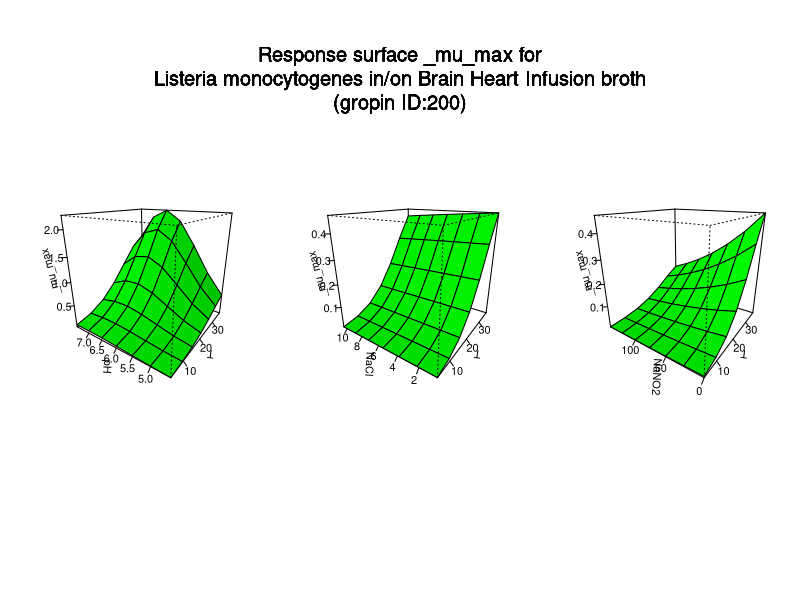

The R script that drew this image:
#############################
# start of Parameter script
#############################
T <- seq(4.004,36.963036963037,length.out=7)
pH <- seq(4.5045,7.49250749250749,length.out=7)
NaCl <- seq(0.5005,10.4895104895105,length.out=7)
NaNO2 <- seq(0,149.85014985015,length.out=7)
#############################
# end of Parameter script
#############################
############################# 
# start of Model script Gropin ID 200 
#############################
 
# constant coefficients for this model
 
variables <- data.frame(T,pH,NaCl,NaNO2)
argumentsPar <- unique.data.frame(expand.grid(variables))
 
# heart of the model
response_surface <- function(T,pH,NaCl,NaNO2) {
   mumax <-log(2)/exp(21.4583-0.268*T+0.0128*NaCl-5.2966*pH+0.0202*NaNO2-0.00000794*T*NaCl+0.00757*T*pH-0.00000051*T*NaNO2-0.00137*NaCl*pH+0.00000528*NaCl*NaNO2-0.00278*pH*NaNO2+0.00267*(T^2)+0.000122*(NaCl^2)+0.3842*(pH^2)-0.00000059*(NaNO2^2))

	return(mumax=mumax)
} 

# output parameters
responseSurface <- cbind(argumentsPar,response_surface(argumentsPar['T'],argumentsPar['pH'],argumentsPar['NaCl'],argumentsPar['NaNO2']))
colnames(responseSurface) <- c(colnames(argumentsPar),'mumax')
#############################
# End of Model script
#############################
############################# 
# start of Visualisation script Gropin ID 200 
#############################
titleText <-'Response surface _mu_max for
Listeria monocytogenes in/on Brain Heart Infusion broth
(gropin ID:200)'
argPar1 <- unique.data.frame(expand.grid(T,pH))
argPar2 <- unique.data.frame(expand.grid(T,NaCl))
argPar3 <- unique.data.frame(expand.grid(T,NaNO2))
z1 <- matrix(unlist(response_surface(T = argPar1[1],pH = argPar1[2],NaCl = NaCl[1],NaNO2 = NaNO2[1])),nrow=7)
z2 <- matrix(unlist(response_surface(T = argPar2[1],NaCl = argPar2[2],pH = pH[1],NaNO2 = NaNO2[1])),nrow=7)
z3 <- matrix(unlist(response_surface(T = argPar3[1],NaNO2 = argPar3[2],pH = pH[1],NaCl = NaCl[1])),nrow=7)
# adding precaution if response surface is zero
myZLim1 <- range(z1)
if(myZLim1[1] == myZLim1[2]) myZLim1[2] <- myZLim1[2]+1
myZLim2 <- range(z2)
if(myZLim2[1] == myZLim2[2]) myZLim2[2] <- myZLim2[2]+1
myZLim3 <- range(z3)
if(myZLim3[1] == myZLim3[2]) myZLim3[2] <- myZLim3[2]+1
if(length(T)>1 & length(pH)>1 & length(NaCl)>1 & length(NaNO2)>1) {
	par(mfrow = c(1,3))
	persp(T,pH,z1,col = 'green',xlab='T',ylab='pH',zlab='_mu_max',zlim=myZLim1,theta=305,phi=20,shade=0.25,ticktype = 'detailed')
	persp(T,NaCl,z2,col = 'green',xlab='T',ylab='NaCl',zlab='_mu_max',zlim=myZLim2,theta=305,phi=20,shade=0.25,ticktype = 'detailed')
	persp(T,NaNO2,z3,col = 'green',xlab='T',ylab='NaNO2',zlab='_mu_max',zlim=myZLim3,theta=305,phi=20,shade=0.25,ticktype = 'detailed')
	mtext(titleText,outer=T,  cex=1.2, line=-8.5, side=3)
} else {
		myPars <- unique.data.frame(expand.grid(T,pH,NaCl,NaNO2))
		myZ <-matrix(unlist(response_surface(myPars[,1],myPars[,2],myPars[,3],myPars[,4])),nrow=7)
		myZLim <- range(myZ)
if(myZLim[1] == myZLim[2]) myZLim[2] <- myZLim[2]+1
	if(length(NaCl)==1 & length(NaNO2)==1) {
		persp(T,pH,myZ,col = 'green',xlab='T',ylab='pH',zlab='_mu_max',main=titleText,sub=paste('other variable: NaCl =',round(NaCl,digits = 2), 'NaNO2 =',round(NaNO2,digits = 2)),zlim=myZLim,theta=305,phi=20,shade=0.25,ticktype = 'detailed')
	}
	if(length(pH)==1 & length(NaNO2)==1) {
		persp(T,NaCl,myZ,col = 'green',xlab='T',ylab='NaCl',zlab='_mu_max',main=titleText,sub=paste('other variable: pH =',round(pH,digits = 2), 'NaNO2 =',round(NaNO2,digits = 2)),zlim=myZLim,theta=305,phi=20,shade=0.25,ticktype = 'detailed')
	}
	if(length(pH)==1 & length(NaCl)==1) {
		persp(T,NaNO2,myZ,col = 'green',xlab='T',ylab='NaNO2',zlab='_mu_max',main=titleText,sub=paste('other variable: pH =',round(pH,digits = 2), 'NaCl =',round(NaCl,digits = 2)),zlim=myZLim,theta=305,phi=20,shade=0.25,ticktype = 'detailed')
	}
	if(length(T)==1 & length(NaNO2)==1) {
		persp(pH,NaCl,myZ,col = 'green',xlab='pH',ylab='NaCl',zlab='_mu_max',main=titleText,sub=paste('other variable: T =',round(T,digits = 2), 'NaNO2 =',round(NaNO2,digits = 2)),zlim=myZLim,theta=305,phi=20,shade=0.25,ticktype = 'detailed')
	}
	if(length(T)==1 & length(NaCl)==1) {
		persp(pH,NaNO2,myZ,col = 'green',xlab='pH',ylab='NaNO2',zlab='_mu_max',main=titleText,sub=paste('other variable: T =',round(T,digits = 2), 'NaCl =',round(NaCl,digits = 2)),zlim=myZLim,theta=305,phi=20,shade=0.25,ticktype = 'detailed')
	}
	if(length(T)==1 & length(pH)==1) {
		persp(NaCl,NaNO2,myZ,col = 'green',xlab='NaCl',ylab='NaNO2',zlab='_mu_max',main=titleText,sub=paste('other variable: T =',round(T,digits = 2), 'pH =',round(pH,digits = 2)),zlim=myZLim,theta=305,phi=20,shade=0.25,ticktype = 'detailed')
	}
}
#############################
# End of Visualisation script
#############################
